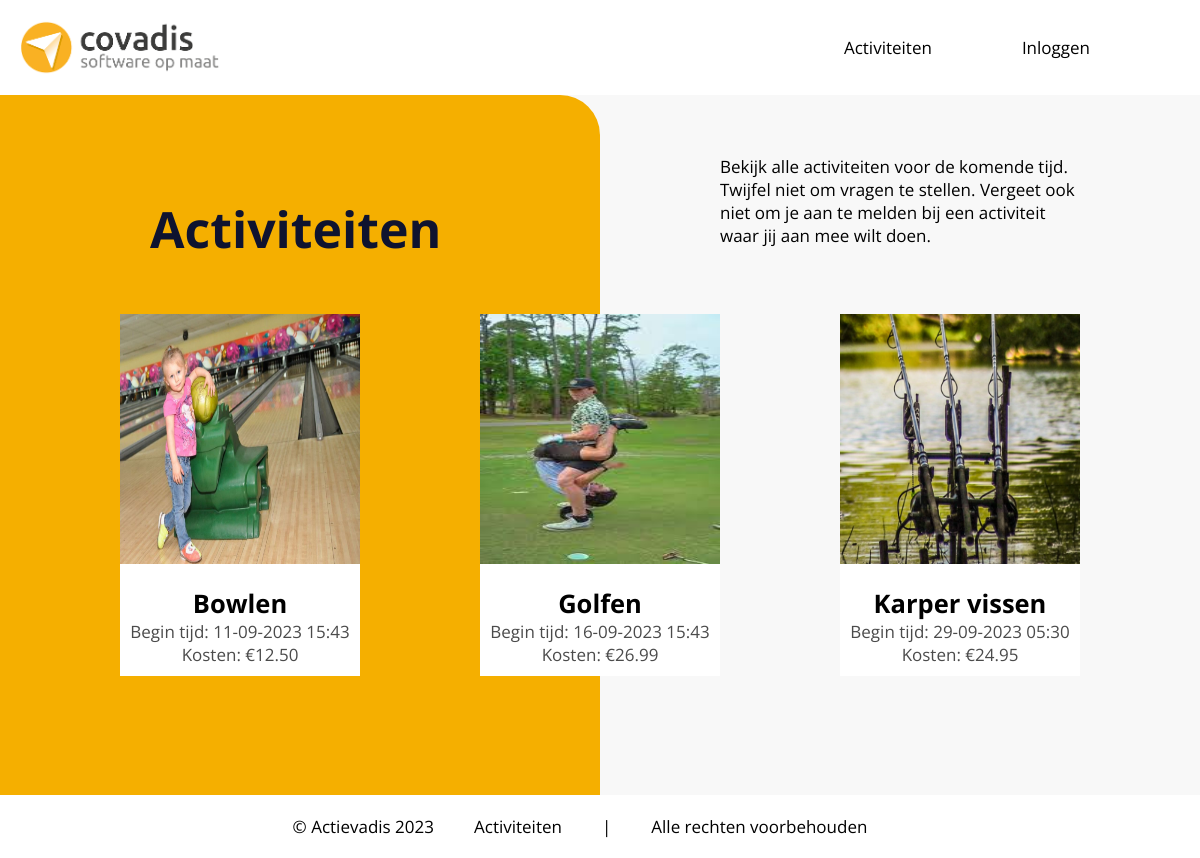
The app's page /Pages/Activities/overview.php, older data.
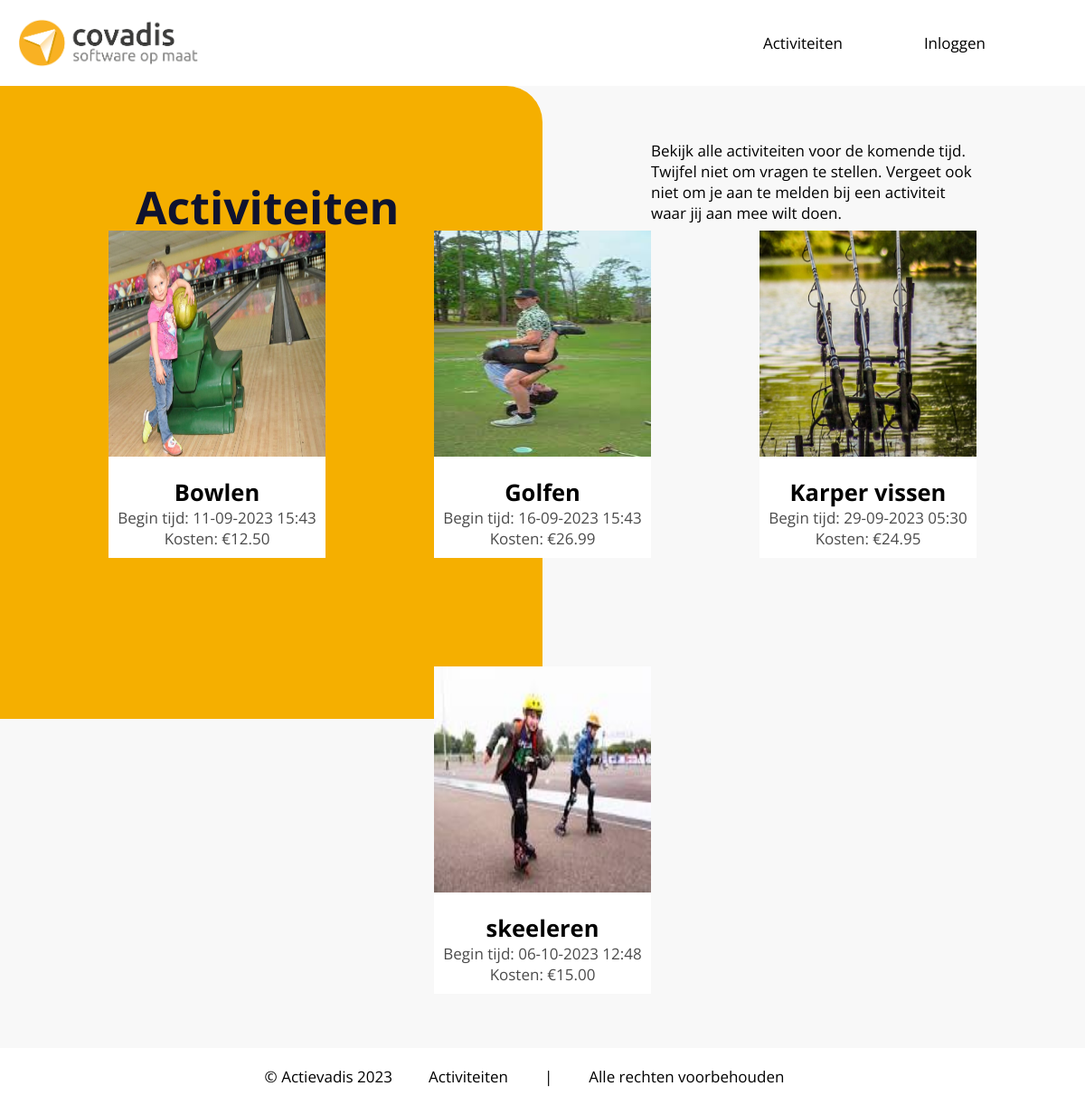
The same page, newer data.
### tables this page shows
CREATE TABLE `activity` (
  `id` int(11) NOT NULL,
  `name` varchar(60) NOT NULL,
  `location` varchar(255) NOT NULL,
  `food` tinyint(1) NOT NULL,
  `price` double NOT NULL,
  `description` varchar(255) NOT NULL,
  `image` varchar(30) NOT NULL,
  `startTime` datetime NOT NULL,
  `endTime` datetime NOT NULL
);

### Database/databaseFunctions.php (called while the page is built, shortened)
<?php
function db_connect(){
    $servername = "localhost";
    $username   = "root";
    $password   = "";
    $dbname     = "actievadis";
    $mysqli = new mysqli($servername, $username, $password, $dbname);
    return $mysqli;
}
function db_getData($query){
    $mysqli = db_connect();
    $result = $mysqli->query($query);
    return $result;
}
?>

### Database/activityFunctions.php (called while the page is built, shortened)
<?php
require_once "databaseFunctions.php";
function getAllActivities()
{
    return db_getData("SELECT * FROM activity");
}
?>

### Class/HandyFunctions.php (called while the page is built, shortened)
<?php
function formateDate($date)
    {
        return date("d-m-Y H:i", strtotime($date));
    }
?>

### Pages/Activities/overview.php (the view, shortened to what this page needs)
<?php
include "../../Database/activityFunctions.php";
include "../General/header.php";
require_once "../../Class/HandyFunctions.php";
?>
<html>
<head>
    <link rel="stylesheet" href="../../Css/overview.css">
</head>
<body>
    <div class="container">
        <div class="topContent">
            <div class="colorBackground">
                <h1 class="titleh1">Activiteiten</h1>
            </div>
            <div class="rightSide">
                <div class="rightTopText">
                    <p>Bekijk alle activiteiten voor de komende tijd. Twijfel niet om vragen te stellen. Vergeet ook niet om je aan te melden bij een activiteit waar jij aan mee wilt doen.</p>
                </div>
            </div>
        </div>
        <div class="containerCards">
            <div class="activityCards">
                <?php
                $activities = getAllActivities();
                while ($activityData = $activities->fetch_assoc()) {
                ?>
                    <div class="card" id="<?php echo $activityData['id'] ?>">
                        <img src="../../Images/<?php echo $activityData['image'] ?>" />
                        <div class="cardText">
                            <h2><?php echo $activityData['name'] ?></h2>
                            <p>Begin tijd: <?php echo formateDate($activityData['startTime']); ?></p>
                            <p>Kosten: <?php echo "€" . number_format((float)$activityData['price'], 2, '.', '') ?></p>
                        </div>
                    </div>
                <?php
                }
                ?>
            </div>
        </div>
    </div>
</body>
<?php include "../General/footer.php" ?>
</html>

Row changes from the older to the newer data that the page shows:
added activity: image (picture), name "skeeleren", startTime "06-10-2023 12:48", price "15.00"
